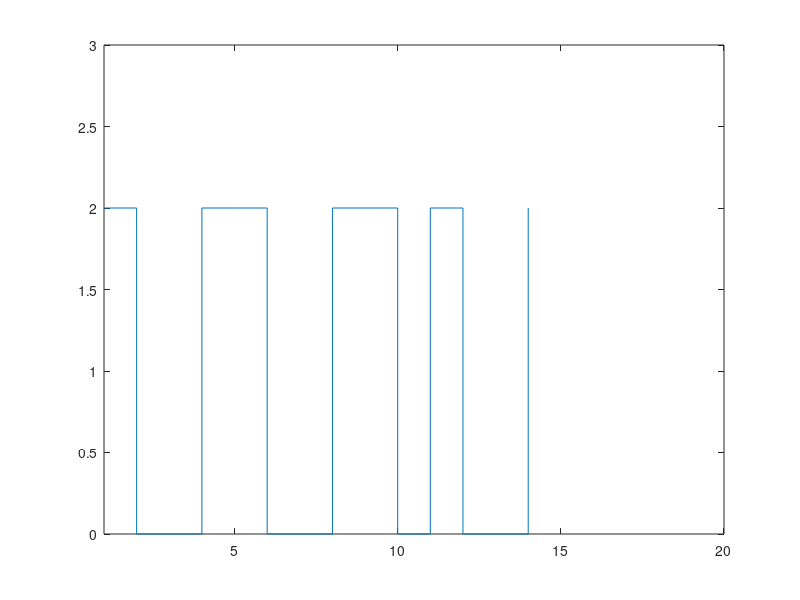

Recreate this plot in MATLAB.
man = [1 0  0 1   1 0   0 1   1 0   1 0   0 1];
stairs(man*2)
ylim([0,3])
xlim([1,20])
count = 1;
decoding(count) = 0;
count = 1;
dif = diff(man)
for i = 1:13
if(dif(i)~=0)
   if(mod(i,2) == 1)
       if dif(i) == -1
           decoding(count) = 0;
           count = count+1;

       else
           decoding(count) = 1;
           count = count+1;
       end
   end
end

           
    
end
